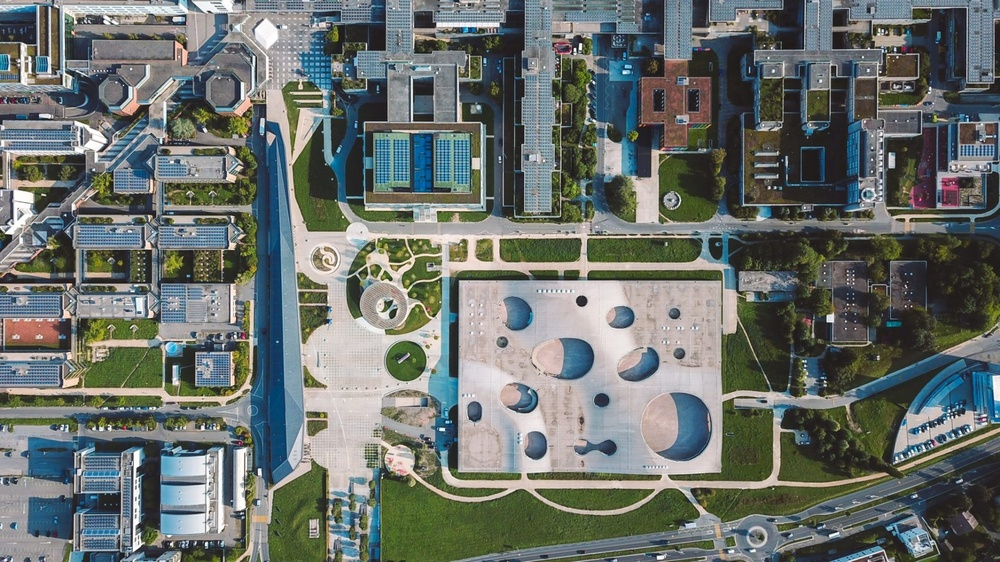
#> input picture EPFL_aereal.jpeg, 1000 x 562 px, shrunk from 1920 x 1080 before the run
$ jupyter execute --allow-errors Cuda_intro.ipynb   (shell and % lines are left out)
#> lines starting #> are read from the running program, lines starting #| are printed output that depends on the picture
# Environment Check

First, ensure that Numba can interact with CUDA on your system:

If there's no output, you might need to set the `CUDA_HOME` environment variable or install the necessary CUDA toolkit.

# Writing Your First CUDA Kernel

Let's start by creating a simple kernel to perform grayscale conversion on an image.

Import Libraries

[cell 1]
import numpy as np
import numba.cuda as cuda
from skimage import io
import matplotlib.pyplot as plt

# Load an Image

[cell 2]
image = io.imread('EPFL_aereal.jpeg')
#> image is the input picture: shape (562, 1000, 3); mean R, G, B 106.1, 112.6, 108.4
plt.imshow(image)
plt.title('Original Image')
plt.show()

Grayscale Conversion Kernel
This kernel converts an RGB image to grayscale by applying the luminosity method.

[cell 3]
@cuda.jit
def rgb2gray_kernel(d_result, d_image):
    x, y = cuda.grid(2)
    if x < d_image.shape[0] and y < d_image.shape[1]:
        r, g, b = d_image[x, y]
        # Luminosity method: 0.21 R + 0.72 G + 0.07 B
        gray = 0.21 * r + 0.72 * g + 0.07 * b
        d_result[x, y] = gray

# Memory Management
Transfer data to the GPU.

#> (a cell that did not finish here is left out)

# Kernel Invocation
Define the size of blocks and grid.

[cell 5]
threadsperblock = (16, 16)
blockspergrid_x = int(np.ceil(image.shape[0] / threadsperblock[0]))
#> blockspergrid_x = 36
blockspergrid_y = int(np.ceil(image.shape[1] / threadsperblock[1]))
#> blockspergrid_y = 63
blockspergrid = (blockspergrid_x, blockspergrid_y)
#> blockspergrid = (36, 63)

#> (the rest of this cell did not finish here and is left out)

# Retrieve Data from GPU

#> (a cell that did not finish here is left out)

# Measuring Performance
First, import the time module for CPU timing:

[cell 7]
import time

## CPU Grayscale Conversion
Let’s implement a CPU version of the grayscale conversion to compare performance:

[cell 8]
def rgb2gray_cpu(result, image):
    for i in range(image.shape[0]):
        for j in range(image.shape[1]):
            r, g, b = image[i, j]
            result[i, j] = int(0.21 * r + 0.72 * g + 0.07 * b)
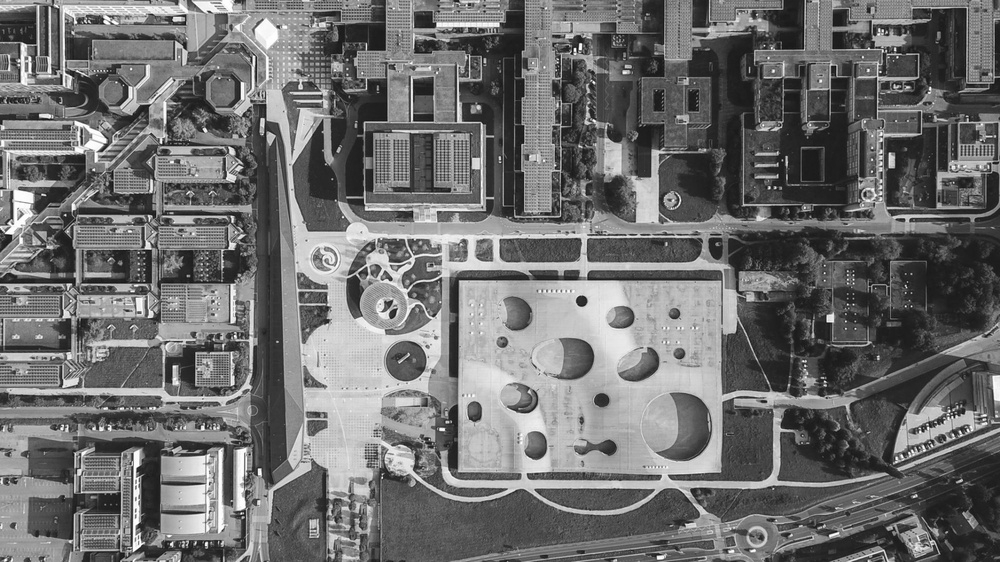
#> result: shape (562, 1000); min 6, max 254, mean 110.5
    return result

# Measure CPU time
grayscale = np.zeros((image.shape[0], image.shape[1]), dtype=np.uint8)

start_time = time.perf_counter()
cpu_gray = rgb2gray_cpu(grayscale, image)
cpu_time = time.perf_counter() - start_time

plt.imshow(cpu_gray, cmap='gray')
plt.title('CPU-processed Grayscale Image')
plt.show()

print(f"CPU Time: {cpu_time:.5f} seconds")
